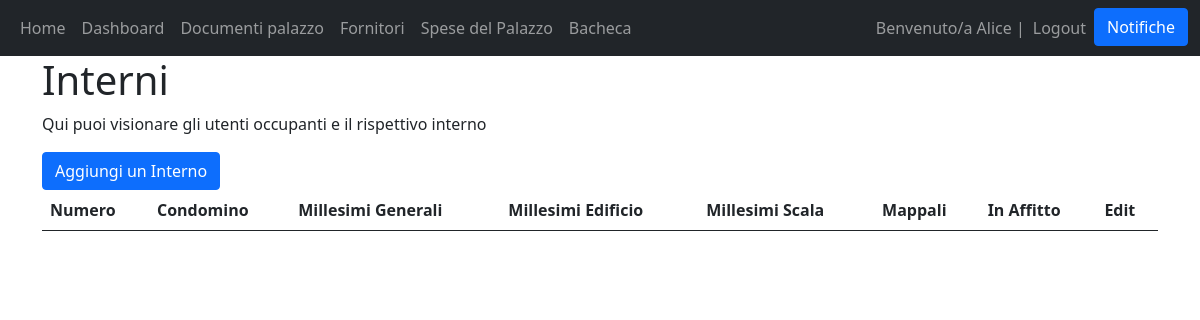
/interni (signed in), run on an earlier commit of the app's database.
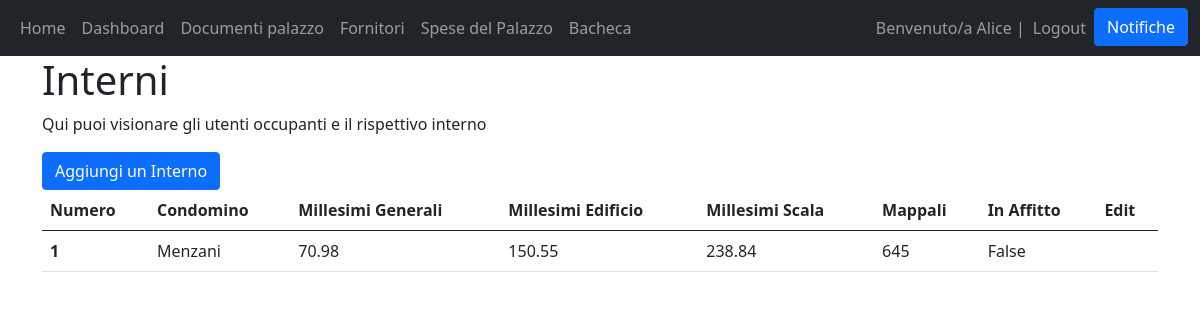
And on a later commit of the database.
### Condominio/models.py (models this page shows)
class Interno(models.Model):
    condomino = models.ForeignKey(User, on_delete=models.CASCADE)
    palazzina = models.ForeignKey(Condominio, on_delete=models.CASCADE, default="Salgari")
    numero_interno = models.CharField(verbose_name="Numero Interno", max_length=50, primary_key=True)
    millesimi_generali = models.FloatField(verbose_name="Millesimi generali")
    millesimi_scala = models.FloatField(verbose_name="Millesimi Scala")
    millesimi_edificio=models.FloatField(verbose_name="Millesimi Edificio")
    in_affitto = models.BooleanField(verbose_name="In affitto")
    mappali = models.CharField(verbose_name="Mappali", max_length=100)
    class Meta:
        ordering = ["numero_interno"]
        verbose_name_plural = "Interni"

### Condominio/views.py (the view)
# urls.py: path('interni', views.interno, name="interni"),
@login_required(login_url="/login")
def interno(request):
    interni=Interno.objects.all()
    if request.method == "POST":
        interno_id = request.POST.get("interno-id")
        print(interno_id)
        interno=Interno.objects.filter(id=interno_id).first()
        if interno and (request.user.has_perm("main.delete_interno")):
            interno.delete()
    return render(request, 'Condominio_main/interni.html', {"interni":interni})

### Condominio/templates/Condominio_main/interni.html (shortened to what this page needs)
{% extends 'Condominio_main/base.html' %}
{% block content %}
<h1>Interni</h1>
<p>Qui puoi visionare gli utenti occupanti e il rispettivo interno</p>
<a class="btn btn-primary" href="/create_interno" role="button">Aggiungi un Interno</a>
<table class="table">
     <thead>
       <tr>
         <th scope="col">Numero</th>
         <th scope="col">Condomino</th>
         <th scope="col">Millesimi Generali</th>
         <th scope="col">Millesimi Edificio</th>
         <th scope="col">Millesimi Scala</th>
         <th scope="col">Mappali</th>
         <th scope="col">In Affitto</th>
         <th scope="col">Edit</th>
       </tr>
     </thead>
     <tbody>
         {% for interno in interni %}
         <tr>
             <th scope="row">{{interno.numero_interno}}</th>
             <td>{{interno.condomino.last_name}}</td>
             <td>{{interno.millesimi_generali}}</td>
             <td>{{interno.millesimi_edificio}}</td>
             <td>{{interno.millesimi_scala}}</td>
             <td>{{interno.mappali}}</td>
             <td>{{interno.in_affitto}}</td>
             <td>
             </td>
         </tr>
         {% endfor %}
     </tbody>
 </table>
{% endblock %}

What changed in the data, as far as the page shows it:
added Interno: numero_interno "1", condomino.last_name "Menzani", millesimi_generali "70.98", millesimi_edificio "150.55", millesimi_scala "238.84", mappali "645", in_affitto "False"
